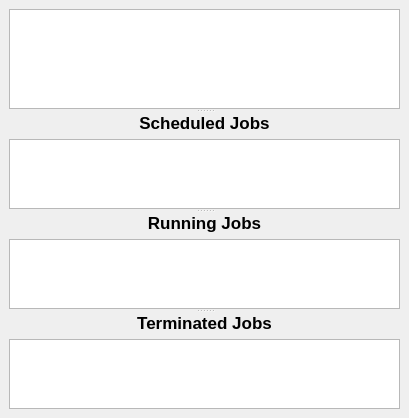
<ui version="4.0" >
 <class>DirStatForm</class>
 <widget class="QWidget" name="DirStatForm" >
  <property name="geometry" >
   <rect>
    <x>0</x>
    <y>0</y>
    <width>409</width>
    <height>326</height>
   </rect>
  </property>
  <property name="windowTitle" >
   <string>Form</string>
  </property>
  <layout class="QGridLayout" >
   <property name="leftMargin" >
    <number>9</number>
   </property>
   <property name="topMargin" >
    <number>9</number>
   </property>
   <property name="rightMargin" >
    <number>9</number>
   </property>
   <property name="bottomMargin" >
    <number>9</number>
   </property>
   <property name="horizontalSpacing" >
    <number>6</number>
   </property>
   <property name="verticalSpacing" >
    <number>6</number>
   </property>
   <item row="0" column="0" >
    <widget class="QSplitter" name="splitter" >
     <property name="orientation" >
      <enum>Qt::Vertical</enum>
     </property>
     <widget class="QTextEdit" name="textEdit" >
      <property name="sizePolicy" >
       <sizepolicy vsizetype="Fixed" hsizetype="Fixed" >
        <horstretch>200</horstretch>
        <verstretch>0</verstretch>
       </sizepolicy>
      </property>
      <property name="minimumSize" >
       <size>
        <width>0</width>
        <height>0</height>
       </size>
      </property>
      <property name="maximumSize" >
       <size>
        <width>16777215</width>
        <height>100</height>
       </size>
      </property>
      <property name="sizeIncrement" >
       <size>
        <width>1</width>
        <height>0</height>
       </size>
      </property>
      <property name="focusPolicy" >
       <enum>Qt::StrongFocus</enum>
      </property>
      <property name="acceptDrops" >
       <bool>false</bool>
      </property>
      <property name="toolTip" >
       <string comment="Joblog Window" />
      </property>
      <property name="statusTip" >
       <string comment="Joblog Window" />
      </property>
      <property name="whatsThis" >
       <string comment="Joblog Window" />
      </property>
      <property name="horizontalScrollBarPolicy" >
       <enum>Qt::ScrollBarAsNeeded</enum>
      </property>
      <property name="autoFormatting" >
       <set>QTextEdit::AutoNone</set>
      </property>
      <property name="tabChangesFocus" >
       <bool>false</bool>
      </property>
      <property name="documentTitle" >
       <string comment="Joblog Window" />
      </property>
      <property name="lineWrapMode" >
       <enum>QTextEdit::NoWrap</enum>
      </property>
      <property name="readOnly" >
       <bool>true</bool>
      </property>
     </widget>
     <widget class="QWidget" name="dirstatlayoutWidget" >
      <layout class="QVBoxLayout" >
       <property name="spacing" >
        <number>6</number>
       </property>
       <property name="leftMargin" >
        <number>0</number>
       </property>
       <property name="topMargin" >
        <number>0</number>
       </property>
       <property name="rightMargin" >
        <number>0</number>
       </property>
       <property name="bottomMargin" >
        <number>0</number>
       </property>
       <item>
        <widget class="QLabel" name="scheduledLabel" >
         <property name="layoutDirection" >
          <enum>Qt::LeftToRight</enum>
         </property>
         <property name="text" >
          <string>&lt;html>&lt;head>&lt;meta name="qrichtext" content="1" />&lt;style type="text/css">
p, li { white-space: pre-wrap; }
&lt;/style>&lt;/head>&lt;body style=" font-family:'Sans Serif'; font-size:9pt; font-weight:400; font-style:normal; text-decoration:none;">
&lt;p style=" margin-top:0px; margin-bottom:0px; margin-left:0px; margin-right:0px; -qt-block-indent:0; text-indent:0px;">&lt;span style=" font-size:13pt; font-weight:600;">Scheduled Jobs&lt;/span>&lt;/p>&lt;/body>&lt;/html></string>
         </property>
         <property name="alignment" >
          <set>Qt::AlignCenter</set>
         </property>
        </widget>
       </item>
       <item>
        <widget class="QTableWidget" name="scheduledTable" />
       </item>
      </layout>
     </widget>
     <widget class="QWidget" name="layoutWidget_2" >
      <layout class="QVBoxLayout" >
       <property name="spacing" >
        <number>6</number>
       </property>
       <property name="leftMargin" >
        <number>0</number>
       </property>
       <property name="topMargin" >
        <number>0</number>
       </property>
       <property name="rightMargin" >
        <number>0</number>
       </property>
       <property name="bottomMargin" >
        <number>0</number>
       </property>
       <item>
        <widget class="QLabel" name="runningLabel" >
         <property name="layoutDirection" >
          <enum>Qt::LeftToRight</enum>
         </property>
         <property name="text" >
          <string>&lt;html>&lt;head>&lt;meta name="qrichtext" content="1" />&lt;style type="text/css">
p, li { white-space: pre-wrap; }
&lt;/style>&lt;/head>&lt;body style=" font-family:'Sans Serif'; font-size:9pt; font-weight:400; font-style:normal; text-decoration:none;">
&lt;p style=" margin-top:0px; margin-bottom:0px; margin-left:0px; margin-right:0px; -qt-block-indent:0; text-indent:0px;">&lt;span style=" font-size:13pt; font-weight:600;">Running Jobs&lt;/span>&lt;/p>&lt;/body>&lt;/html></string>
         </property>
         <property name="alignment" >
          <set>Qt::AlignCenter</set>
         </property>
        </widget>
       </item>
       <item>
        <widget class="QTableWidget" name="runningTable" />
       </item>
      </layout>
     </widget>
     <widget class="QWidget" name="layoutWidget" >
      <layout class="QVBoxLayout" >
       <property name="spacing" >
        <number>6</number>
       </property>
       <property name="leftMargin" >
        <number>0</number>
       </property>
       <property name="topMargin" >
        <number>0</number>
       </property>
       <property name="rightMargin" >
        <number>0</number>
       </property>
       <property name="bottomMargin" >
        <number>0</number>
       </property>
       <item>
        <widget class="QLabel" name="terminatedLabel" >
         <property name="layoutDirection" >
          <enum>Qt::LeftToRight</enum>
         </property>
         <property name="text" >
          <string>&lt;html>&lt;head>&lt;meta name="qrichtext" content="1" />&lt;style type="text/css">
p, li { white-space: pre-wrap; }
&lt;/style>&lt;/head>&lt;body style=" font-family:'Sans Serif'; font-size:9pt; font-weight:400; font-style:normal; text-decoration:none;">
&lt;p style=" margin-top:0px; margin-bottom:0px; margin-left:0px; margin-right:0px; -qt-block-indent:0; text-indent:0px;">&lt;span style=" font-size:13pt; font-weight:600;">Terminated Jobs&lt;/span>&lt;/p>&lt;/body>&lt;/html></string>
         </property>
         <property name="alignment" >
          <set>Qt::AlignCenter</set>
         </property>
        </widget>
       </item>
       <item>
        <widget class="QTableWidget" name="terminatedTable" />
       </item>
      </layout>
     </widget>
    </widget>
   </item>
  </layout>
  <action name="actionRefresh" >
   <property name="icon" >
    <iconset resource="../main.qrc" >:/images/view-refresh.png</iconset>
   </property>
   <property name="text" >
    <string>Refresh</string>
   </property>
  </action>
  <action name="actionCancelRunning" >
   <property name="icon" >
    <iconset resource="../main.qrc" >:/images/utilities-terminal.png</iconset>
   </property>
   <property name="text" >
    <string>Cancel Selected Running Jobs</string>
   </property>
  </action>
  <action name="actionDisableScheduledJob" >
   <property name="icon" >
    <iconset resource="../main.qrc" >:/images/utilities-terminal.png</iconset>
   </property>
   <property name="text" >
    <string>Disable Scheduled Job</string>
   </property>
  </action>
 </widget>
 <resources>
  <include location="../main.qrc" />
 </resources>
 <connections/>
</ui>
